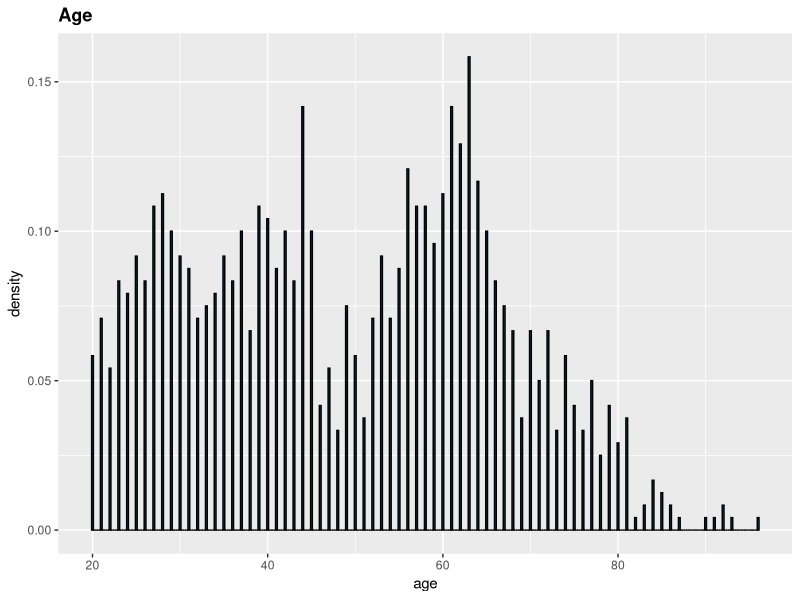
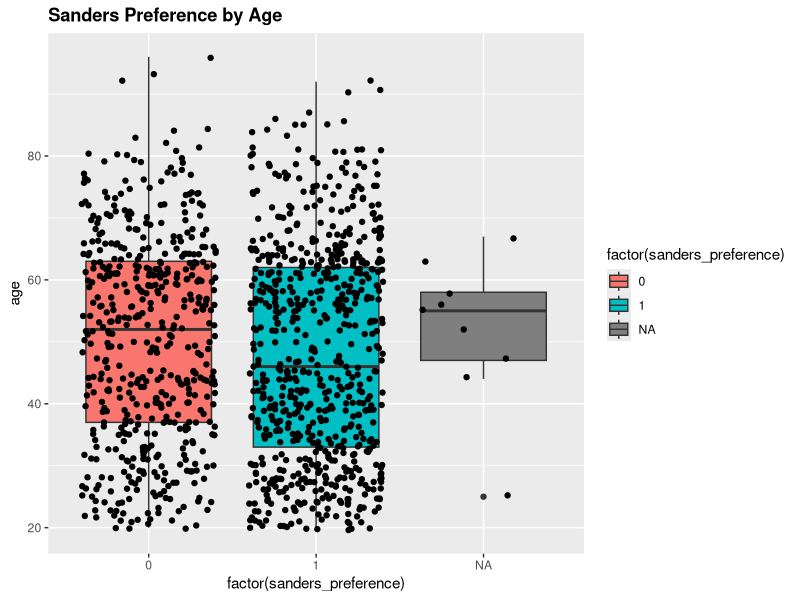
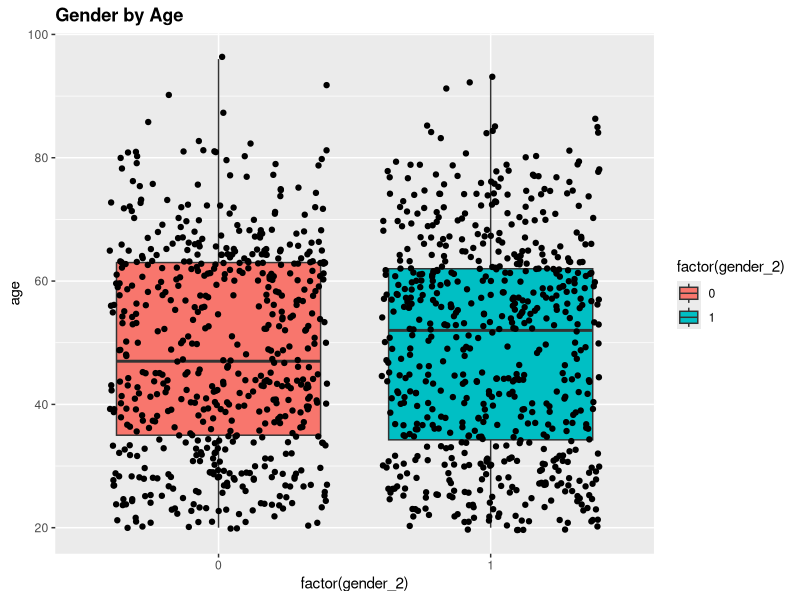
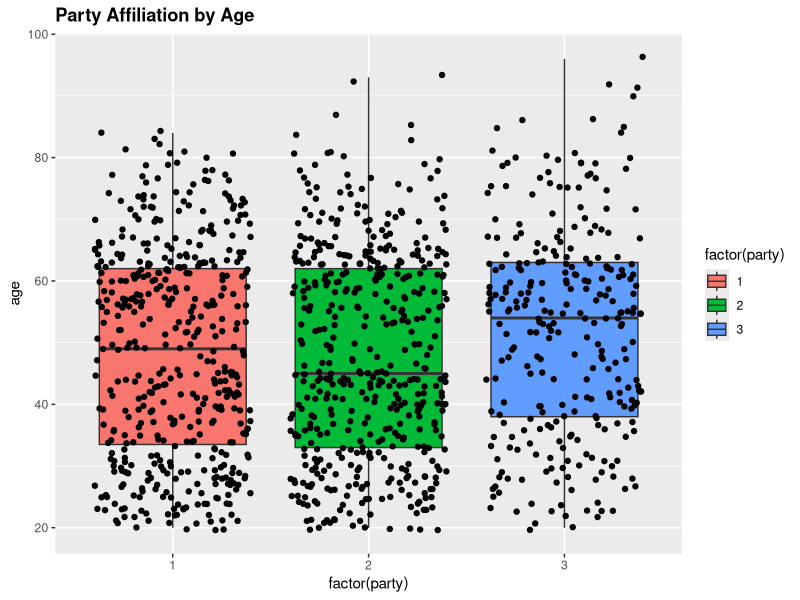
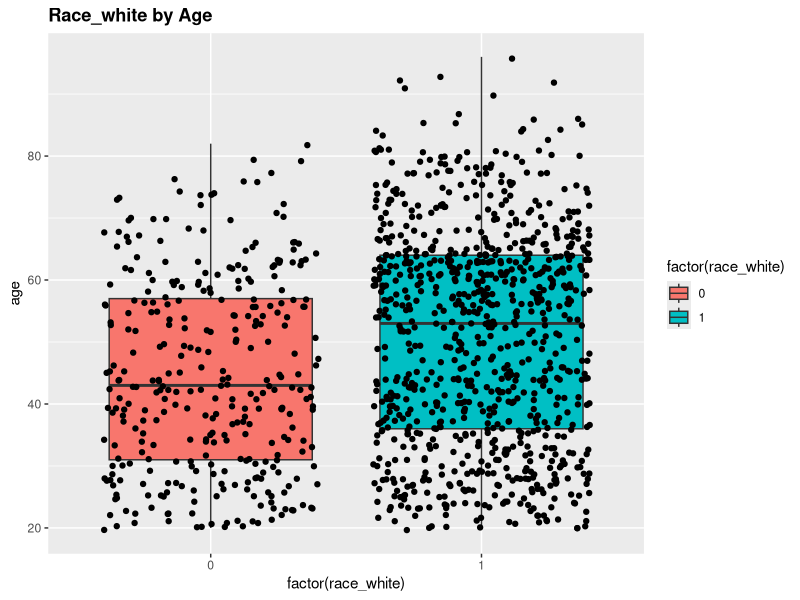
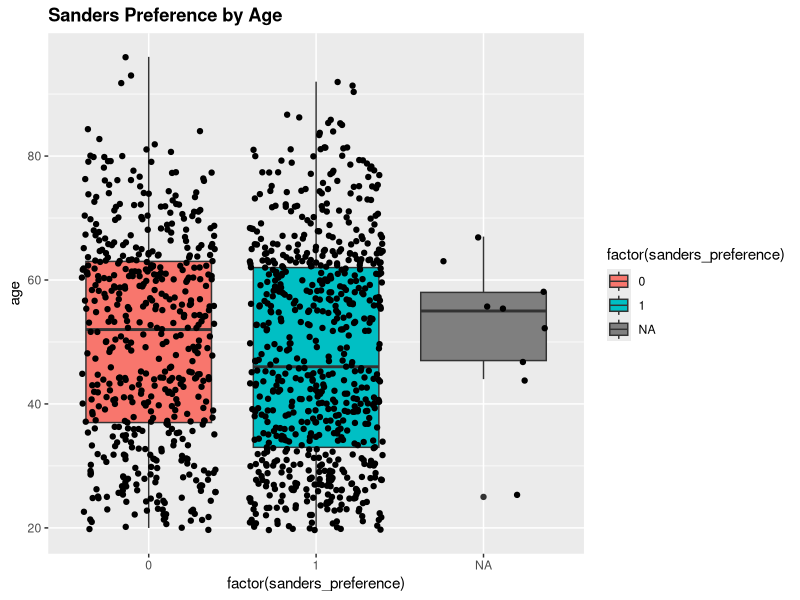
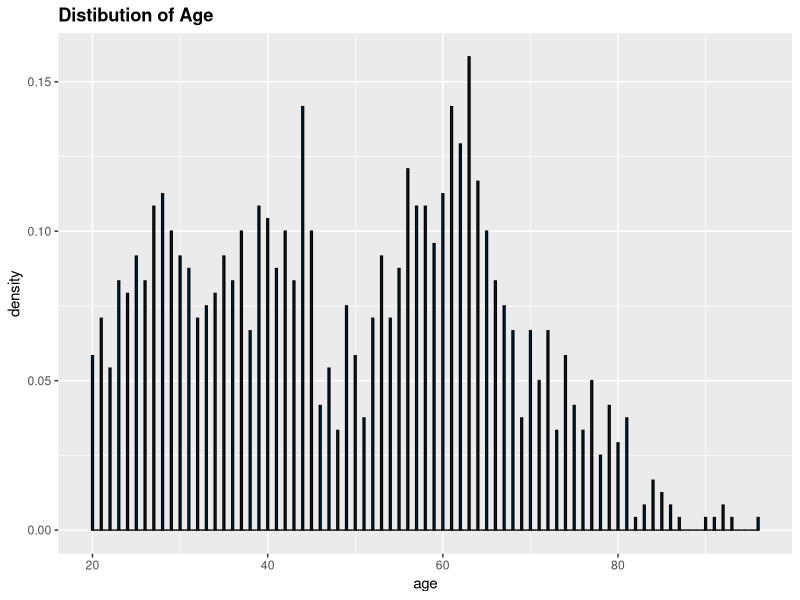
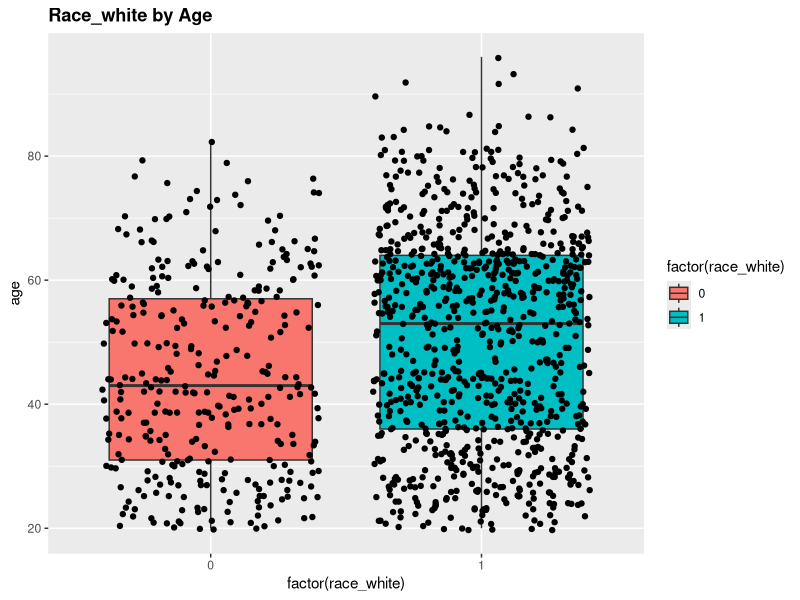

Write the R code that produced these figures, in order.
## ---- chunk 1
library(knitr)
opts_chunk$set(tidy.opts=list(width.cutoff=60),tidy=TRUE)
## ---- chunk 2
#Load Data
public.opinion = read.csv("public_opinion.csv")

#Load Libraries
library(car)
require(dplyr)
library(Hmisc)

#Data Overview
public.opinion$gender_2 <- public.opinion$gender - 1
public.opinion$age <- 2017 - public.opinion$birthyr
#public.opinion$democrat <- as.numeric(public.opinion$party == 1)
public.opinion$independent <- as.numeric(public.opinion$party == 2)
public.opinion$republican <- as.numeric(public.opinion$party == 3)

head(public.opinion)
tail(public.opinion)
#Changed gender to 0 = Male 1 = Female
#Created age as of 2017

str(public.opinion)
glimpse(public.opinion)
#1200 obs, 5 variables, race_white,gender,sanders_preference are binary, party is categorical, birthyr is continuous

describe(public.opinion)
summary(public.opinion)

#We are missing 9 responses to sanders preference, average preference for sanders is 57.6%, race_white is 72.9%, 52.5% male,average birthyear is 1968
## ---- chunk 3
library(ggplot2)
library(plyr)

#Age Exploration

# Distribution of Age
ggplot(public.opinion, aes(x = age)) +
  geom_histogram(aes(y = ..density..), binwidth = 0.2, fill="#0072B2", colour="black") +
  ggtitle("Age") + 
  theme(plot.title = element_text(lineheight=1, face="bold"))
#Ages from 20 to 96.  Peaks in the mid 60s and mid 40s.  Dip in the 50s...is this representative of voting population? 

# Sanders preference by Age
ggplot(public.opinion, aes(factor(sanders_preference), age)) +
  geom_boxplot(aes(fill = factor(sanders_preference))) + 
  geom_jitter() +
  ggtitle("Sanders Preference by Age") + 
  theme(plot.title = element_text(lineheight=1, face="bold")) 

ddply(public.opinion,~sanders_preference,summarise,median = median(age),mean=mean(age),sd=sd(age))

#The median age of a Clinton supporter is older, approximately 52 with a range of 20 to 96.  The median age of a Sanders supporter is younger, approximately 46 with a range of 20 to 92.   

# Gender by Age
ggplot(public.opinion, aes(factor(gender_2), age)) +
  geom_boxplot(aes(fill = factor(gender_2))) + 
  geom_jitter() +
  ggtitle("Gender by Age") + 
  theme(plot.title = element_text(lineheight=1, face="bold")) 

ddply(public.opinion,~gender_2,summarise,median = median(age),mean=mean(age),sd=sd(age))

#Median males in the data set are younger with an age of 47, females in the set have a median 52.  The ranges are similar. 

# Party Affiliation by Age
ggplot(public.opinion, aes(factor(party), age)) +
  geom_boxplot(aes(fill = factor(party))) + 
  geom_jitter() +
  ggtitle("Party Affiliation by Age") + 
  theme(plot.title = element_text(lineheight=1, face="bold")) 

ddply(public.opinion,~party,summarise,median = median(age),mean=mean(age),sd=sd(age))

#ggplot(public.opinion, aes(age, fill = party, colour = party)) + geom_density(alpha=0.2)

#Democrats median age is 49, Independents are 45, Republicans are 54.  Republicans have a higher age range and have more observations in the 80+ age range.

## ---- chunk 4
#Race Exploration

# Race_White by Age
ggplot(public.opinion, aes(factor(race_white), age)) +
  geom_boxplot(aes(fill = factor(race_white))) + 
  geom_jitter() +
  ggtitle("Race_white by Age") + 
  theme(plot.title = element_text(lineheight=1, face="bold")) 

ddply(public.opinion,~race_white,summarise,median = median(age),mean=mean(age),sd=sd(age))
#Whites have a higher median age of 53, and non whites are 43 

ddply(public.opinion,~race_white,summarise,mean=mean(gender_2))
#55% males for non whites, 51% males for whites

ddply(public.opinion[complete.cases(public.opinion),],~race_white,summarise,mean=mean(sanders_preference))
#63.7% sanders preference for whites, 40.9% sanders preference for non whites

## ---- chunk 5

#Section 1a.
model.final <- glm(sanders_preference ~ age + gender_2 + race_white + independent + republican + age:race_white, data = public.opinion)
summary(model.final)

odds_age <- 1/exp(model.final$coefficients[2]*10)
odds_age

odds_white<- exp(model.final$coefficients[4])
odds_white

odds_ind <- exp(model.final$coefficients[5])
odds_ind

odds_rep <- exp(model.final$coefficients[6])
odds_rep

#Model Overview
##The model looks at the likelihood of supporting bernie sanders based on 5 explanatory variables. The five explantory variables are age as of 2017, gender (male vs. female), race_white (non white vs. white), independent voter (baseline democrat), republican (baseline democrat).  

#age (continuous)
#The age variable was caculated as of 2017 based off the birth year variable in the original dataset.  Age has a negative coefficient which is statistically significant showing that an increase in age reduces the likelihood of supporting sanders.  The odds_age object shows that for every 10 years decrease in age we see a ~1.03 increase in the odds of supporting sanders. 

#gender_2 (binary)
#gender = 0 is male and gender = 1 is female. Gender has a positive coefficent in our model but the results are not significant.  

#race_white (binary)
#race_white = 0 is non white, race_white = 1 is white. Race_white has a positive coefficient in our model that is statistically significant.  Looking at the odds ratios we see that being white increases odds of supporting sanders by 1.22.  

#independent (binary), republican (binary)
#independent = 0 is democrat, independent =1 is independent.  republican = 0 is democrat, republican =1 is republican.  Both the independent and republican coefficient have statistically significant position coefficients.  This shows that have either party affiliation versus democrat would increase the probability of supporting sanders.  A look at the odds ratio shows an odds increase of 1.19 for independents and 1.15 for republicans. 

## ---- chunk 6
#Section 1b.

#Age Variable
#Age has been chosen because that is the main effect we are trying to investigate.  The Age by sander preference bix plot shows how age is ditribution by preference for sanders.  From this we see that sanders supporters skew younger with a median age of 46, compared to a median age of 52 for clinton supports.  This distribution reinforces that we should include age in our model.  

#The Distibution of Age charts shows ages ranging from 20 to 96 years old.  The distribution peaks in the mid 60s and mid 40s with a dip in the mid 50s.  Suprising to find a dip in the 50s since I would typically expect older age groups to be over represented as compared to the general population.  

# Age by Sanders Preference
ggplot(public.opinion, aes(factor(sanders_preference), age)) +
  geom_boxplot(aes(fill = factor(sanders_preference))) + 
  geom_jitter() +
  ggtitle("Sanders Preference by Age") + 
  theme(plot.title = element_text(lineheight=1, face="bold")) 

ddply(public.opinion,~sanders_preference,summarise,median = median(age),mean=mean(age),sd=sd(age))

# Distribution of Age
ggplot(public.opinion, aes(x = age)) +
  geom_histogram(aes(y = ..density..), binwidth = 0.2, fill="#0072B2", colour="black") +
  ggtitle("Distibution of Age") + 
  theme(plot.title = element_text(lineheight=1, face="bold"))

#Race White Variable

#Looking at the summary of the mean sanders preference by race_white we see that in our sample on average 63% of whites support sanders versus 41% of non whites.  This large difference in preference suggests we should add the race_white variable so we can control for the effect of race when evaluating age.

#Looking at the race_white by age chart we see the distribution of age with respect to race.  Whites skew older with a median age of 53 compared to that of 43 for non whites.  Potentially would be interesting to look add an iteraction term the model, age:race_white, to see the effect of age with respect to age and sanders preference.

complete.po <- public.opinion[complete.cases(public.opinion),]
ddply(complete.po,~race_white,summarise,mean=mean(sanders_preference))

# Age by Race White
ggplot(public.opinion, aes(factor(race_white), age)) +
  geom_boxplot(aes(fill = factor(race_white))) + 
  geom_jitter() +
  ggtitle("Race_white by Age") + 
  theme(plot.title = element_text(lineheight=1, face="bold")) 

ddply(public.opinion,~race_white,summarise,median = median(age),mean=mean(age),sd=sd(age))
#Whites have a higher median age of 53, and non whites are 43 

#Party Variable

ggplot(public.opinion, aes(factor(party), age)) +
  geom_boxplot(aes(fill = factor(party))) + 
  geom_jitter() +
  ggtitle("Party Affiliation by Age") + 
  theme(plot.title = element_text(lineheight=1, face="bold")) 

ddply(public.opinion,~party,summarise,median = median(age),mean=mean(age),sd=sd(age))

ddply(complete.po,~party,summarise,mean=mean(sanders_preference))

#Democrats median age is 49, Independents are 45, Republicans are 54.  Republicans have a higher age range and have more observations in the 80+ age range.  We should add party to control for party affiliation since there seems to be a difference in age between groups.  Table shows that democrats are much moe likely to vote for clinton compared to independents and republicans.

#Gender Variable
ggplot(public.opinion, aes(factor(gender_2), age)) +
  geom_boxplot(aes(fill = factor(gender_2))) + 
  geom_jitter() +
  ggtitle("Gender by Age") + 
  theme(plot.title = element_text(lineheight=1, face="bold")) 

ddply(public.opinion,~gender_2,summarise,median = median(age),mean=mean(age),sd=sd(age))

ddply(complete.po,~gender,summarise,mean=mean(sanders_preference))

#Both male and females in the sample have a 57% preference for sanders.  In order dataset women skew towards an older age, median 52 versus  47 for males.  We should add age to control for it's effect in our model.  
